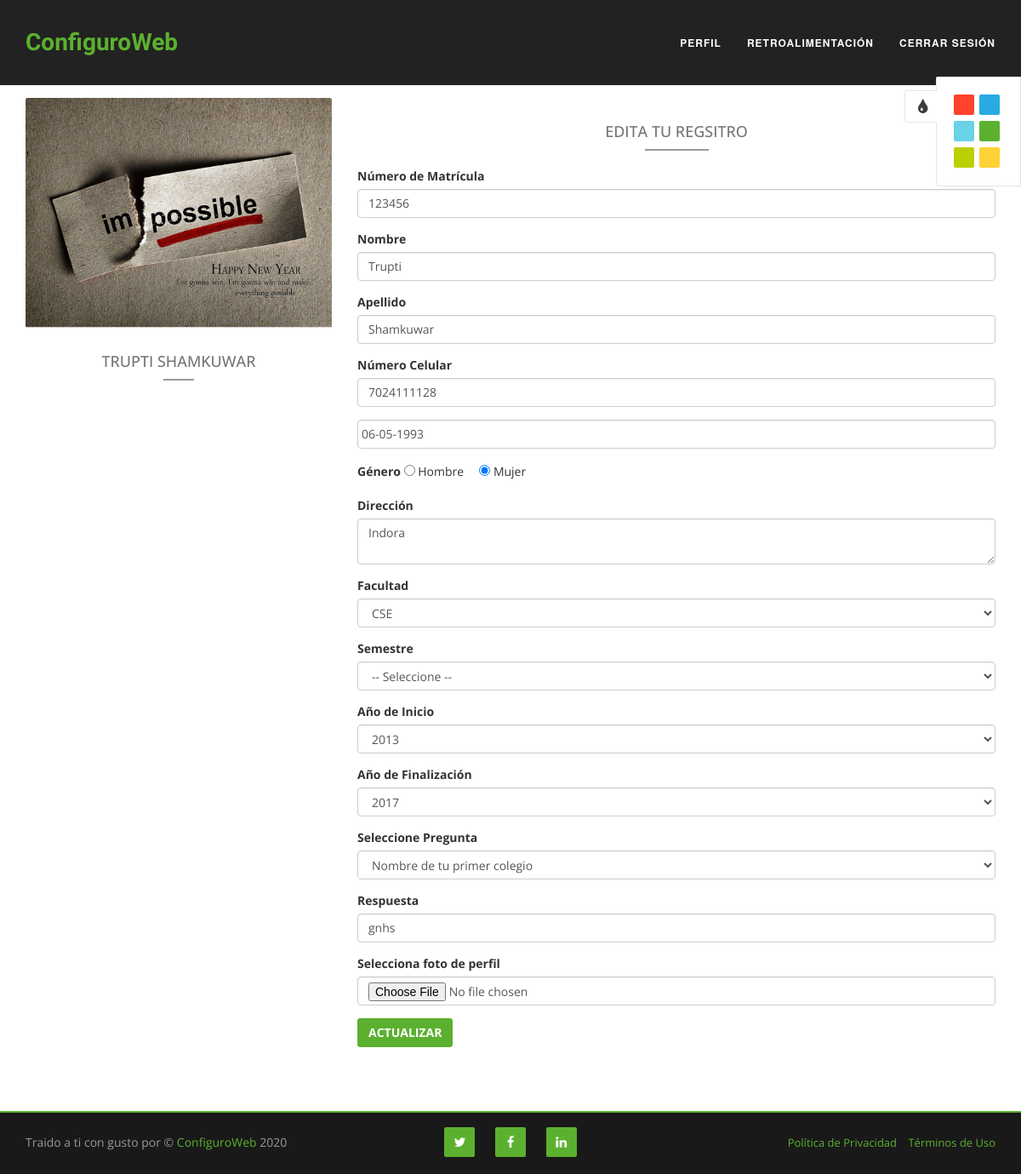
Page /editbystudent.php (signed in) on the committed database.
### tables this page shows
CREATE TABLE `students` (
  `id` int(11) NOT NULL,
  `user_id` int(11) NOT NULL,
  `roll_no` varchar(50) NOT NULL,
  `branch` varchar(200) NOT NULL,
  `start_year` int(11) NOT NULL,
  `end_year` int(11) NOT NULL,
  `semester` varchar(200) NOT NULL,
  `status` int(11) NOT NULL,
  `created` datetime NOT NULL,
  `modified` datetime NOT NULL
);

CREATE TABLE `users` (
  `id` int(11) NOT NULL,
  `fname` varchar(100) NOT NULL,
  `lname` varchar(100) NOT NULL,
  `mobile` varchar(14) NOT NULL,
  `address` text NOT NULL,
  `gender` varchar(10) NOT NULL,
  `email` varchar(100) NOT NULL,
  `dob` datetime NOT NULL,
  `password` varchar(200) NOT NULL,
  `question` varchar(200) NOT NULL,
  `answer` varchar(200) NOT NULL,
  `role` varchar(50) NOT NULL,
  `imgurl` varchar(200) NOT NULL,
  `status` int(11) NOT NULL,
  `created` datetime NOT NULL,
  `modified` datetime NOT NULL
);

### classes/Students.php (called while the page is built, shortened)
<?php
include_once 'Connection.php';
class Students {
    private $id;
    function setId($id) {
        $this->id = $id;
    }
    public function getStudent(){
        $connection = new Connection();
        $query = "SELECT users.fname,users.imgurl,users.lname,users.email,users.address,users.dob,users.question,users.answer,users.mobile,users.gender,students.* "
                . " FROM students INNER JOIN users ON (users.id = students.user_id ) where users.id = ".$this->id;
        $result = $connection->allSelect($query);
        return $result;
    }
}

### classes/Connection.php (called while the page is built, shortened)
<?php
class Connection {
        private $host = "localhost";
        private $user = "root";
        private $password = "";
        private $database = "template";
        public function getConnection(){
            $conn = new mysqli($this->host, $this->user, $this->password, $this->database);
            return $conn;
        }
        public function allSelect($query){
            $conn = $this->getConnection();
            $result = $conn->query($query);
            return $result;
        }
}

### editbystudent.php (the view, shortened to what this page needs)
<?php
    include_once "classes/Students.php";
    include_once "classes/Users.php";
    $student = new Students();
    $student->setId(Session::get('id'));
    $result = $student->getStudent();
include  "header.php" ?>
<link rel="stylesheet" href="css/header.css" >
        <section id="feature" class="feature-section first-section">
            <div class="container">
                <div class="row">
                    <div class="col-md-4 col-xs-12">
                        <?php if($result->num_rows > 0){
                             $row = $result->fetch_assoc();
                             if($row['imgurl'] != ""){
                                 $imgurl = "profile/".$row['imgurl'];
                             }else{
                                 $imgurl = "profile/profile.png";
                             }
                            ?>
                        <div class="welcome-section">
                            <img class="img-circle" src="<?php echo $imgurl; ?>" >
                            <h4 class="text-center">
                                <?php echo $row['fname']." ".$row['lname']; ?>
                            </h4>
                            <div class="border"></div>
                        </div>
                        <?php } ?>
                    </div>
                    <div class="col-md-8 col-xs-12">
                        <div class="welcome-section">
                                <h4 class="text-center"> Edita tu regsitro </h4>
                                <div class="border"></div>
                                <br/>
                                <?php if($result->num_rows > 0){
                                    ?>
                                    <form  enctype="multipart/form-data" method="post">
                                            <div class="form-group">
                                                <label>Número de Matrícula</label>
                                                <input type="text" name="roll_no"  class="form-control" value="<?php echo $row['roll_no']; ?>" data-validate="required" >
                                            </div>
                                        <div class="form-group">
                                            <label>Nombre</label>
                                            <input type='text' name="fname" class="form-control" value='<?php echo $row['fname']; ?>' />
                                        </div>
                                        <div class="form-group">
                                            <label>Apellido</label>
                                            <input type='text' name="lname" class="form-control" value='<?php echo  $row['lname']; ?>' />
                                        </div>
                                    <div class="form-group">
                                        <label>Número Celular</label>
                                        <input type="text" name="mobile" class="form-control" name="mobile" value="<?php echo $row['mobile'] ?>" id="mobile" data-validate="required,mobileNumber" placeholder="Mobile Number *">
                                    </div>
                                    <div class="form-group">
                                        <input type="text" class="form-control date datepicker"  data-provide="datepicker" value="<?php echo date('d-m-Y' ,strtotime($row['dob'])); ?>" data-date-format="dd-mm-yyyy" name="dob" id="dob" data-validate="required" placeholder="Fecha de Nacimiento *">
                                    </div>
                                    <div class="form-group">
                                        <label>Género</label>
                                        <input type="radio" name="gender"  value="Male"  <?php if($row['gender'] == "Male") echo "checked"; ?>> Hombre &nbsp;&nbsp;&nbsp;
                                        <input type="radio" name="gender"  value="Female"  <?php if($row['gender'] == "Female") echo "checked"; ?>> Mujer
                                    </div>
                                    <div class="form-group">
                                        <label>Dirección</label>
                                        <textarea name="address" class="form-control" id="address" placeholder="Dirección"><?php echo $row['address'] ?></textarea>
                                    </div>
                                    <div class="form-group">
                                        <label>Facultad</label>
                                        <select class="form-control" name="branch" data-validate="required">
                                            <option value='CSE' <?php if($row['branch'] == "CSE") echo "selected"?>>CSE</option>
                                        </select>
                                    </div>
                                        <div class="form-group">
                                            <label>Semestre</label>
                                            <select class="form-control" name="semester" data-validate="required">
                                                <option value="">-- Seleccione --</option>
                                            </select>
                                        </div>
                                        <div class="form-group">
                                            <label>Año de Inicio</label>
                                            <select class="form-control" name="start_year" data-validate="required">
                                                <?php for($i=2000;$i <= 2050;$i++){ ?>
                                                        <option <?php if($row['start_year'] == $i) echo "selected" ?> value='<?php echo $i; ?>'><?php echo $i; ?></option>
                                                <?php } ?>
                                            </select>
                                        </div>
                                        <div class="form-group">
                                            <label>Año de Finalización</label>
                                            <select class="form-control" name="end_year" data-validate="required">
                                                <?php for($i=2000;$i <= 2050;$i++){ ?>
                                                        <option <?php if($row['end_year'] == $i) echo "selected" ?> value='<?php echo $i; ?>'><?php echo $i; ?></option>
                                                <?php } ?>
                                            </select>
                                        </div>
                                        <div class="form-group">
                                            <label>Seleccione Pregunta</label>
                                            <select class="form-control" name="question" data-validate="required">
                                                <option value='1' <?php if($row['question'] == 1) echo "selected"; ?>>Nombre de tu primer colegio</option>
                                            </select>
                                        </div>
                                        <div class="form-group">
                                            <label>Respuesta</label>
                                            <input type="answer" class="form-control" name="answer" value="<?php echo $row['answer']; ?>" id="answer" data-validate="required" placeholder="Answer *">
                                        </div>
                                        <div class="form-group">
                                            <label>Selecciona foto de perfil</label>
                                            <input type="file" class="form-control" name="profile" id="profile"  >
                                        </div>
                                        <div class="form-group">
                                            <button type="submit" name="editstudent" class="btn btn-primary" id="editStudent" value="editstudent"><strong>Actualizar</strong></button>
                                        </div>
                                </form>
                                <br/>
                                <?php } ?>
                        </div>
                    </div>
                </div>
            </div>
        </section>
<?php include "footer.php"; ?>

### css/style.css (style rules this page uses)
body { overflow-x: hidden; font-family: 'Open Sans', sans-serif; }
h1, h2, h3, h4, h5, h6 { text-transform: uppercase; }
.btn-primary { text-transform: uppercase; font-weight: 300; color: #fff; -webkit-border-radius:3px; -moz-border-radius:3px; -o-border-radius:3px; border-radius:3px; -webkit-transition: all 0.3s; -moz-transition: all 0.3s; -o-transition: all 0.3s; transition: all 0.3s; }
.feature-section { padding-top: 100px; }
.welcome-section { padding-bottom: 40px; }
.welcome-section img { width: 100%; -webkit-border-radius: 2px; -moz-border-radius: 2px; -o-border-radius: 2px; border-radius: 2px; }
.border { border-top: 1px solid #999; border-bottom: 1px solid #999; margin: 0 45%; -webkit-transition: all 0.3s; -moz-transition: all 0.3s; -o-transition: all 0.3s; transition: all 0.3s; }
.welcome-section h4 { padding-top: 20px; color: #777; }

### css/color/green.css (style rules this page uses)
.btn-primary { border-color: #5BB12F; background-color: #5BB12F; }

### css/color/light-red.css (style rules this page uses)
.btn-primary { border-color: #FF432E; background-color: #FF432E; }

### css/color/blue.css (style rules this page uses)
.btn-primary { border-color: #28ABE3; background-color: #28ABE3; }

### css/color/light-blue.css (style rules this page uses)
.btn-primary { border-color: #69D2E7; background-color: #69D2E7; }

### css/color/yellow.css (style rules this page uses)
.btn-primary { border-color: #FED136; background-color: #FED136; }

### css/color/light-green.css (style rules this page uses)
.btn-primary { border-color: #BCCF02; background-color: #BCCF02; }

### css/datepicker.css (style rules this page uses)
.datepicker { padding: 4px; -webkit-border-radius: 4px; -moz-border-radius: 4px; border-radius: 4px; direction: ltr; }

### css/header.css (style rules this page uses)
.first-section { padding-top:115px; }

### rows in the picture
students: user.imgurl (picture), user.fname "TRUPTI", user.lname "SHAMKUWAR", roll_no "123456", fname "Trupti", lname "Shamkuwar", mobile "7024111128", dob "06-05-1993", address "Indora", branch "CSE", start_year "2013", end_year "2017", answer "gnhs"
users: gender "☑", question "Nombre de tu primer colegio"
